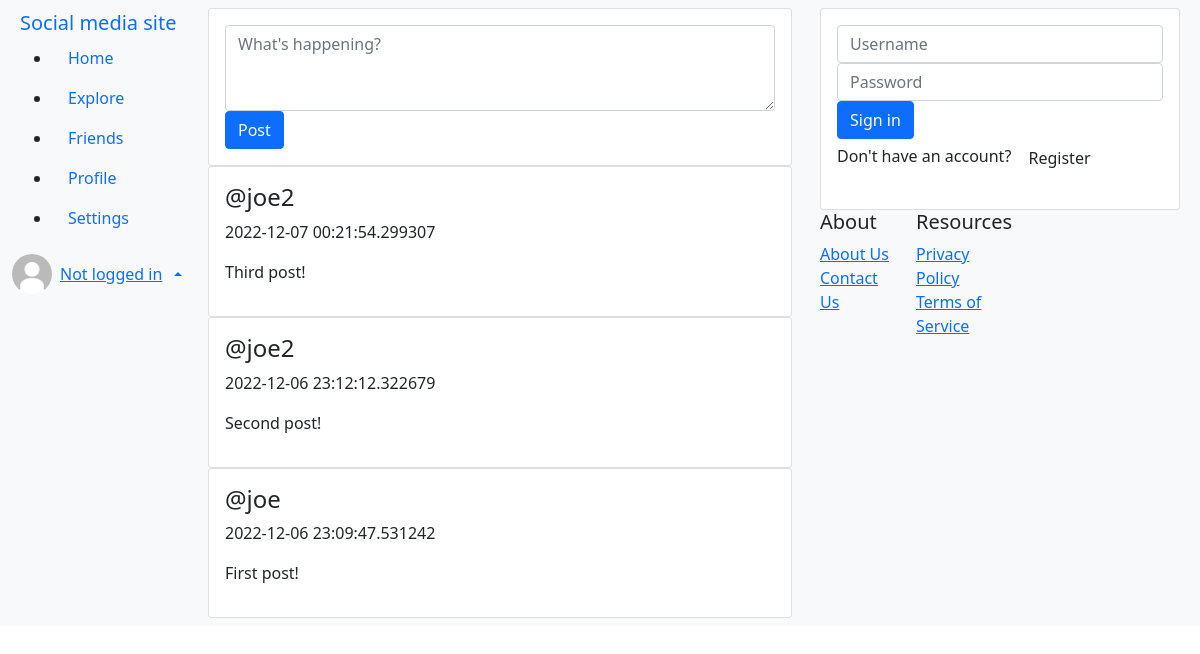
The page / on the database its author committed.
### app/models.py (models this page shows, shortened)
class Post(db.Model):
    id = db.Column(db.Integer, primary_key=True)
    poster_id = db.Column(db.Integer, db.ForeignKey("user.id"))
    time_posted = db.Column(db.DateTime, default=datetime.utcnow, nullable=False)
    body = db.Column(db.String(300), unique=True, nullable=False)

class User(UserMixin, db.Model):
    id = db.Column(db.Integer, primary_key=True)
    username = db.Column(db.String(80), unique=True, nullable=False)
    password = db.Column(db.String(80), nullable=False)
    active = db.Column(db.Boolean, nullable=False, default=True)
    posts = db.relationship("Post", backref="user", lazy="dynamic")
    friends = db.relationship(  # friendship many-to-many relationship betwen users
        "User",
        secondary="friendship",
        primaryjoin="User.id == Friendship.user1_id",
        secondaryjoin="User.id == Friendship.user2_id",
        lazy="dynamic"
    )

### app/views.py (the view)
@app.route("/")
def index():
    if current_user.is_authenticated:
        username = current_user.username
    else:
        username = "Not logged in"
    posts = models.Post.query\
        .with_entities(models.User.username, models.Post.time_posted, models.Post.body)\
        .join(models.User, models.Post.poster_id == models.User.id)\
        .order_by(desc(models.Post.time_posted))
    return render_template("posts.html", title="Home", username=username, posts=posts)

### app/templates/posts.html
{% extends "base.html" %}
{% block content_block %}
    <div class="card" id="new-post-card">
        <div class="card-body">
            {% block new_post_block %}
                {% include "/partials/new-post.html" %}
            {% endblock new_post_block %}
        </div>
    </div>
    {%  for post in posts %}
        <div class="card">
                <div class="card-body">
                <h4>@{{post.username}}</h4>
                <p>{{post.time_posted}}</p>
                <p>{{post.body}}</p>
            </div>
        </div>
    {% endfor %}
{% endblock content_block %}

### app/templates/base.html (shortened to what this page needs)
<!DOCTYPE html>
<html lang="en">
<head>
    <link href="https://cdn.jsdelivr.net/npm/bootstrap@5.0.2/dist/css/bootstrap.min.css" rel="stylesheet"
>
</head>
<body>
    <div class="container-fluid">
        <div class="row">
            <nav class="col-md-2 d-none d-md-block bg-light">
                <div class="sticky-top p-2">
                    {% block nav_block %}
                    {% include "/partials/nav.html" %}
                    {% endblock nav_block %}
                </div>
            </nav>
            <main class="col-md-6 d-none d-md-block bg-light p-2">
                {% block content_block %}
                {% endblock content_block %}
            </main>
            <footer class="col-md-4 d-none d-md-block bg-light">
                <div class="sticky-top p-2">
                    <div class="card" id="login-card">
                        <div class="card-body">
                            {% block login_block %}
                                {% include "/partials/login.html" %}
                            {% endblock login_block %}
                        </div>
                    </div>
                    <div class="row">
                        <div class="col-md-3">
                            <h5>About</h5>
                            <ul class="list-unstyled">
                                <li><a href="#">About Us</a></li>
                                <li><a href="#">Contact Us</a></li>
                            </ul>
                        </div>
                        <div class="col-md-3">
                            <h5>Resources</h5>
                            <ul class="list-unstyled">
                                <li><a href="#">Privacy Policy</a></li>
                                <li><a href="#">Terms of Service</a></li>
                            </ul>
                        </div>
                    </div>
                </div>
            </footer>
        </div>
    </div>
</body>
</html>

### app/templates/partials/nav.html (shortened to what this page needs)
<a class="navbar-brand" href="#">Social media site</a>
<ul class="nav-pills flex-column">
    <li class="nav-item"><a class="nav-link" href="/">Home</a></li>
    <li class="nav-item"><a class="nav-link" href="/friends">Explore</a></li>
    <li class="nav-item"><a class="nav-link" href="#">Friends</a></li>
    <li class="nav-item"><a class="nav-link" href="#">Profile</a></li>
    <li class="nav-item"><a class="nav-link" href="#">Settings</a></li>
</ul>
<div class="card-header-pills dropup" id="profile-card">
    <a href="#" class="d-flex align-items-center dropdown-toggle" data-bs-toggle="dropdown">
        <img src="/static/images/default-profile-img.jpg" width="40" height="40" class="rounded-circle">
        <span class="d-none d-sm-inline mx-2" id ="profile-card-username">{{ username }}</span>
    </a>
</div>

### app/templates/partials/new-post.html
<form action="/post" method="POST">
    <textarea class="form-control" id="post-body" name="post-body" rows="3" placeholder="What's happening?"></textarea>
    <button type="submit" class="btn btn-primary">Post</button>
</form>

### app/templates/partials/login.html
<form action="/login" method="POST">
    <input type="text" id="username" name="username" class="form-control" placeholder="Username" /=-      11        1           >
    <input type="password" id="password" name="password" class="form-control" placeholder="Password"/>
    <button type="submit" class="btn btn-primary btn-block">Sign in</button>
    <p>Don't have an account?
        <button type="button" class="btn btn-block" data-bs-toggle="modal" data-bs-target="#signup-modal">
            Register
        </button>
    </p>
</form>

### rows shown on the page
Post: username "joe2", time_posted "2022-12-07 00:21:54.299307", body "Third post!"
Post: username "joe2", time_posted "2022-12-06 23:12:12.322679", body "Second post!"
Post: username "joe", time_posted "2022-12-06 23:09:47.531242", body "First post!"

### other values the page prints
{{ username }} "Not logged in"
